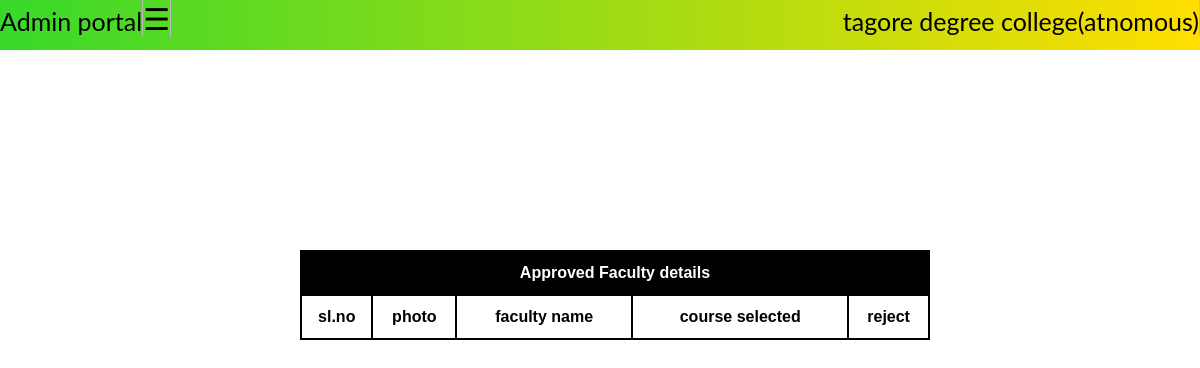
Page /admin-approved-faculty/ (signed in) on the earlier database version.
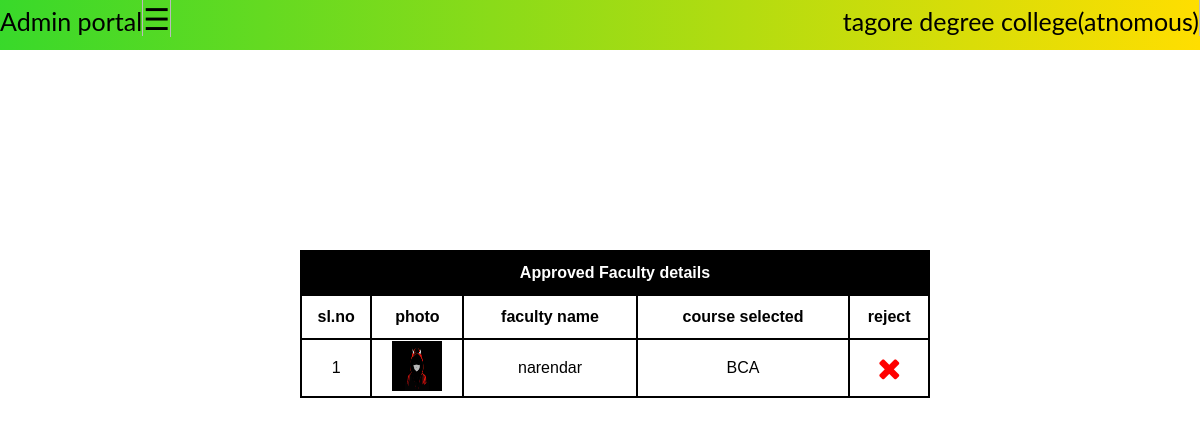
Same page on the later database version.
### faculty/models.py (models this page shows)
class Faculty(models.Model):
    user=models.OneToOneField(User,on_delete=models.CASCADE)
    contact=models.PositiveIntegerField()
    address=models.CharField(max_length=100)
    profile_pic=models.ImageField(upload_to='profile_pic/faculty/',null=True)
    course=models.CharField(max_length=40)
    approved=models.BooleanField(default=False)

### core/views.py (the view)
# urls.py: path('admin-approved-faculty/',views.admin_approved_faculty,name='admin-approved-faculty'),
@login_required(login_url='admin-sign-in')
def admin_approved_faculty(request):
    facultys=Faculty.objects.filter(approved=True)
    return render(request,'admin/approvedfaculty.html',{'facultys':facultys})

### templates/admin/approvedfaculty.html (shortened to what this page needs)
<!DOCTYPE html>
<html>
    <head>
        <link rel="stylesheet" href="https://cdnjs.cloudflare.com/ajax/libs/font-awesome/4.7.0/css/font-awesome.min.css">
</head>
<body>
  <ul>
    <li style="float:right;color:black;font-size: 25px;padding-top: 6px;">tagore degree college(atnomous)</li>
    <li style="float:left;color: black; font-size: 25px;padding-top: 6px;">Admin portal</li>
    <li><span style="font-size:30px;cursor:pointer" onclick="openNav()">&#9776; </span></li>
  </ul>
    <div class="container">
        <table>
      <tr>
       <th colspan="6"style="color:white;background-color:black"> Approved Faculty details</th>
      </tr>
      <tr>
      <th>sl.no</th> <th> photo</th> <th> faculty name</th>   <th> course selected</th>  <th>reject</th>
      </tr>
      {% for faculty in facultys %}
      <tr >
          <td>{{forloop.counter}}</td>
          <td> <img src="{{faculty.profile_pic.url}}" height="50px" width="50px"></td>
        <td >{{faculty.user}}</td>
        <td> {{faculty.course}}</td>
        <td><a href="{% url 'admin-rejecting-faculty' faculty.id %}"><i class="fa fa-close" style="font-size:30px;color:red"></i> </a></td>
      </tr>
      {% endfor %}
</div>
{% include 'admin/base.html' %}
</body>
</html

Differences in the rows shown:
added Faculty: profile_pic (picture), user "narendar", course "BCA"
